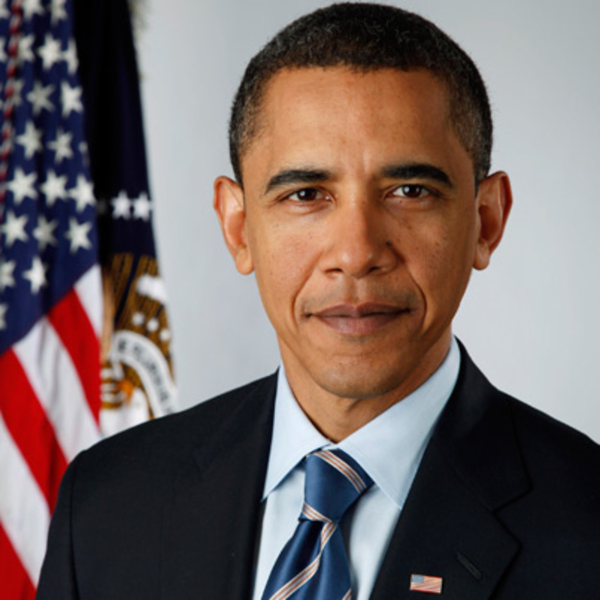
#> input picture test_data/barack-obama-12782369-1-402.jpg, 1200 x 1200 px (shown at 1/2 size); its folder holds only this picture in this run
$ jupyter execute --allow-errors 'testing model.ipynb'
#> lines starting #> are read from the running program, lines starting #| are printed output that depends on the picture
#> further down, test_img is the input picture: shape (1200, 1200, 3); mean B, G, R 99.8, 102.3, 116.3
#> `gray = cv2.cvtColor(test_img,cv2.COLOR_BGR2GRAY)`:
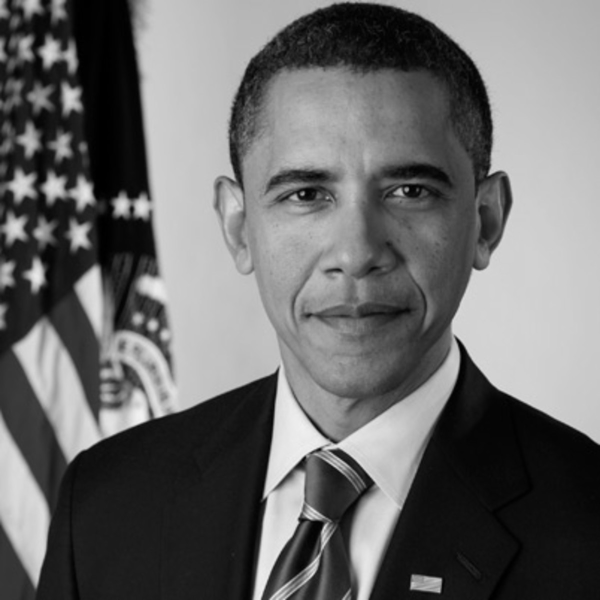
#> gray: shape (1200, 1200) (shown at 1/2 size); min 0, max 243, mean 106.2
#> `faces = face_classifier.detectMultiScale(gray)`: faces = [[429, 167, 563, 563]]
[cell 1]
import joblib

#> (the rest of this cell did not finish here and is left out)

[cell 2]
category_dict={0:'Barack Obama', 1:'Donald Trump',2:'George W Bush'}

[cell 3]
test_data_path='test_data'

import os
import cv2

face_classifier=cv2.CascadeClassifier('haarcascade_frontalface_default.xml')

test_img_name = os.listdir(test_data_path)

#> (the rest of this cell did not finish here and is left out)


$ run again, on test_data/trump.jpg
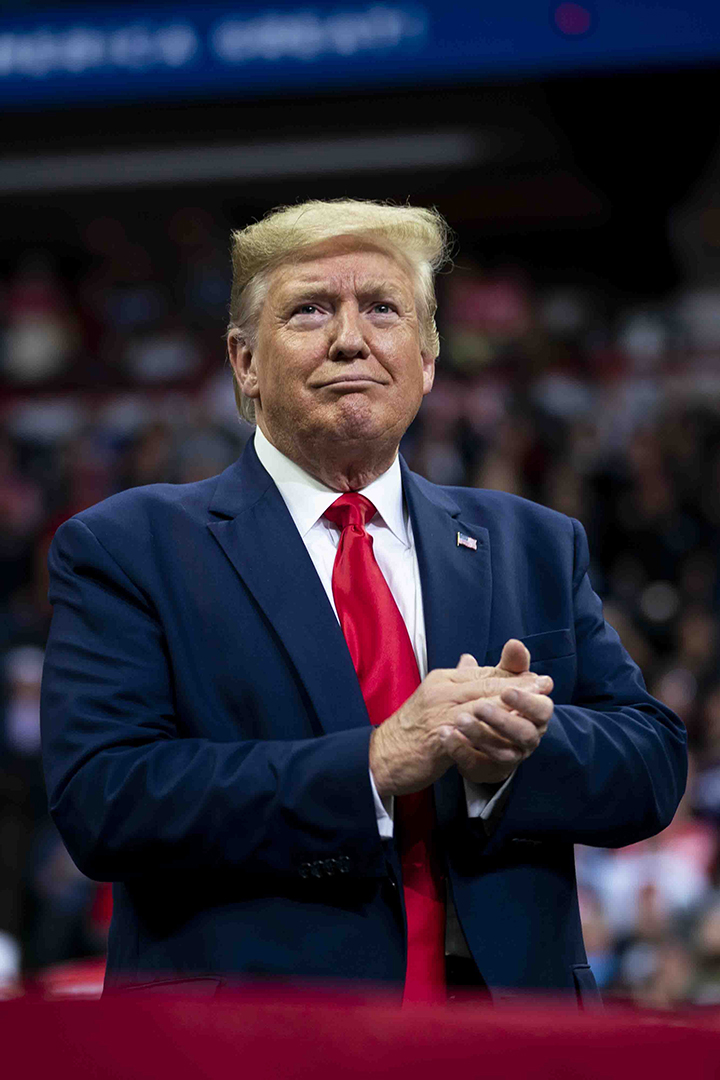
#> input picture test_data/trump.jpg, 720 x 1080 px
#> test_img is the input picture: shape (1080, 720, 3); mean B, G, R 53.8, 38.7, 49
#> `gray = cv2.cvtColor(test_img,cv2.COLOR_BGR2GRAY)`:
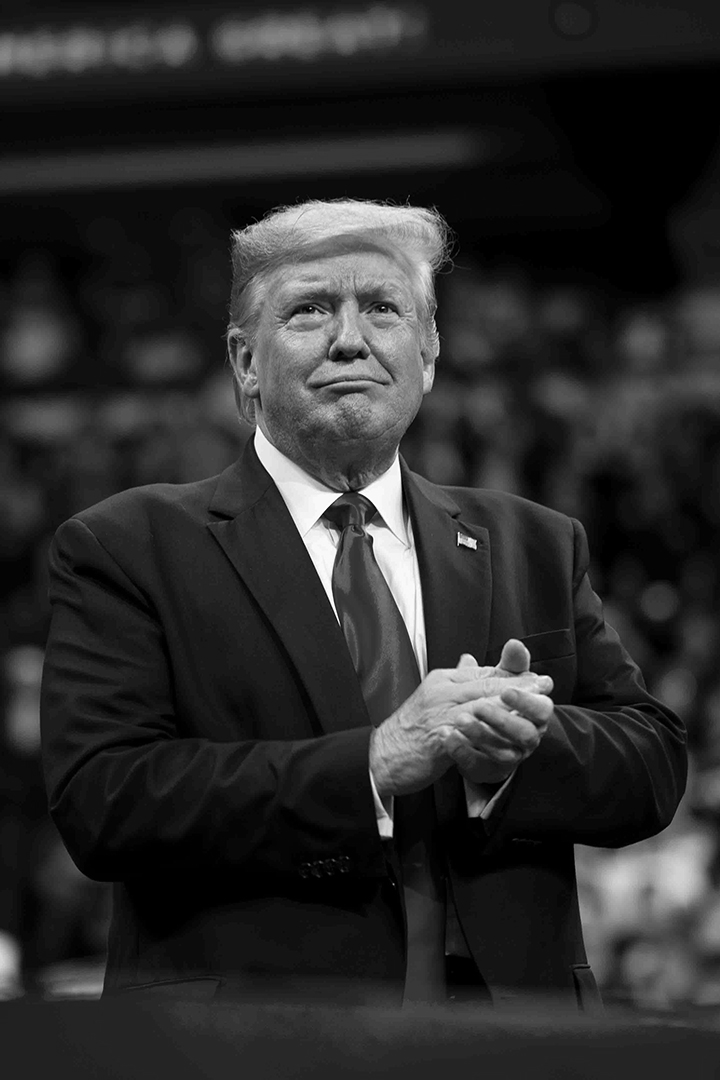
#> gray: shape (1080, 720); min 0, max 255, mean 43.5
#> faces = [[245, 225, 205, 205]]

$ run again, on test_data/barack-obama.jpeg
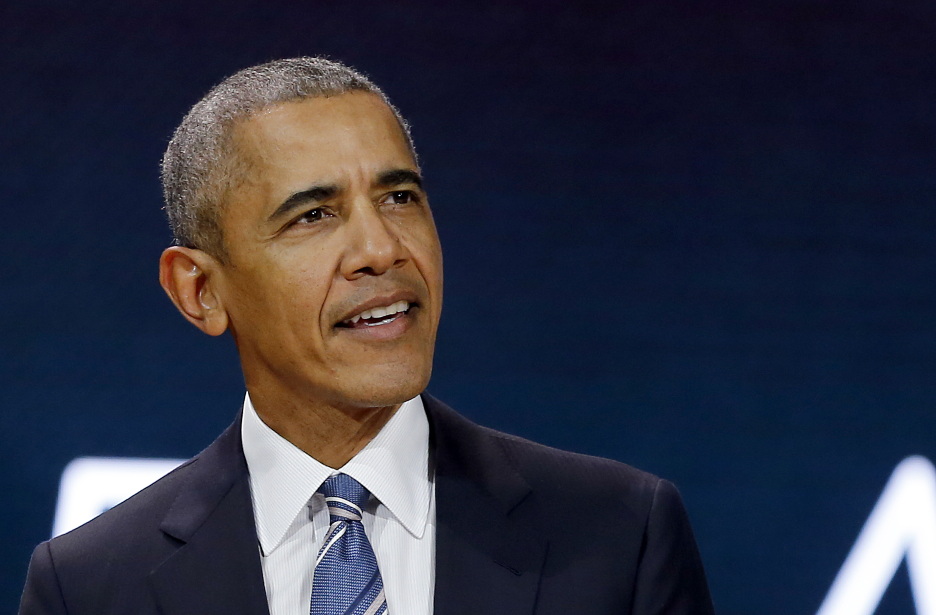
#> input picture test_data/barack-obama.jpeg, 1872 x 1230 px (shown at 1/2 size)
#> test_img is the input picture: shape (1230, 1872, 3); mean B, G, R 64.2, 49.3, 47.3
#> `gray = cv2.cvtColor(test_img,cv2.COLOR_BGR2GRAY)`:
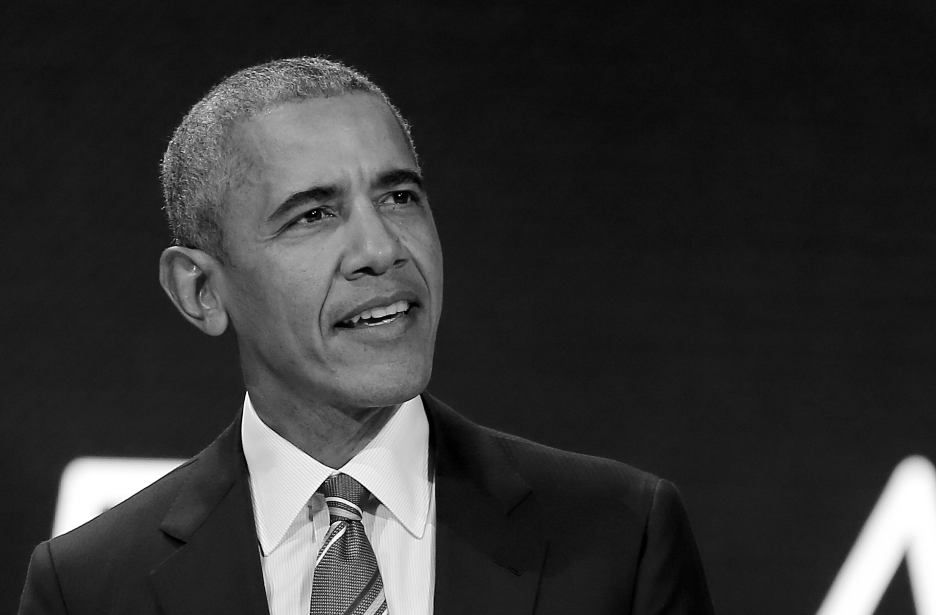
#> gray: shape (1230, 1872) (shown at 1/2 size); min 0, max 255, mean 50.4
#> faces = [[426, 203, 539, 539]]

$ run again, on test_data/https___d1e00ek4ebabms.cloudfront.net_production_b8c5ac6e-d1ec-467a-b185-a5c7b2fc1c9b.jpg
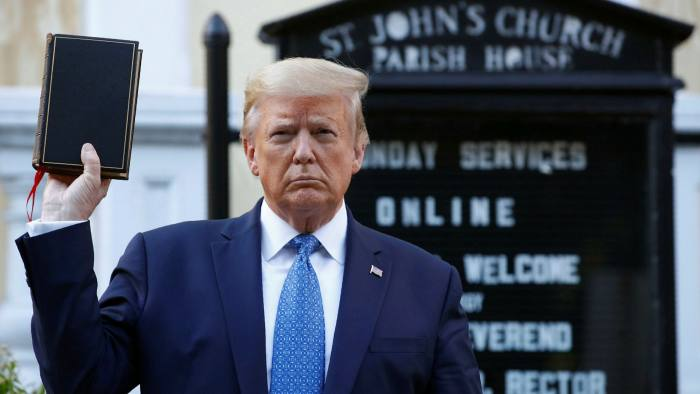
#> input picture test_data/https___d1e00ek4ebabms.cloudfront.net_production_b8c5ac6e-d1ec-467a-b185-a5c7b2fc1c9b.jpg, 700 x 394 px
#> test_img is the input picture: shape (394, 700, 3); mean B, G, R 95.6, 81.8, 75
#> `gray = cv2.cvtColor(test_img,cv2.COLOR_BGR2GRAY)`:
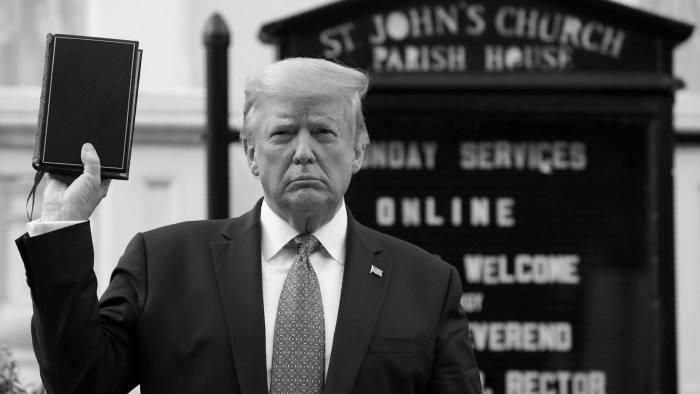
#> gray: shape (394, 700); min 0, max 253, mean 81.4
#> faces = [[244, 87, 119, 119]]

$ run again, on test_data/president-george-w-bush-listens-to-a-question-during-a-news-news-photo-1591807580.jpg
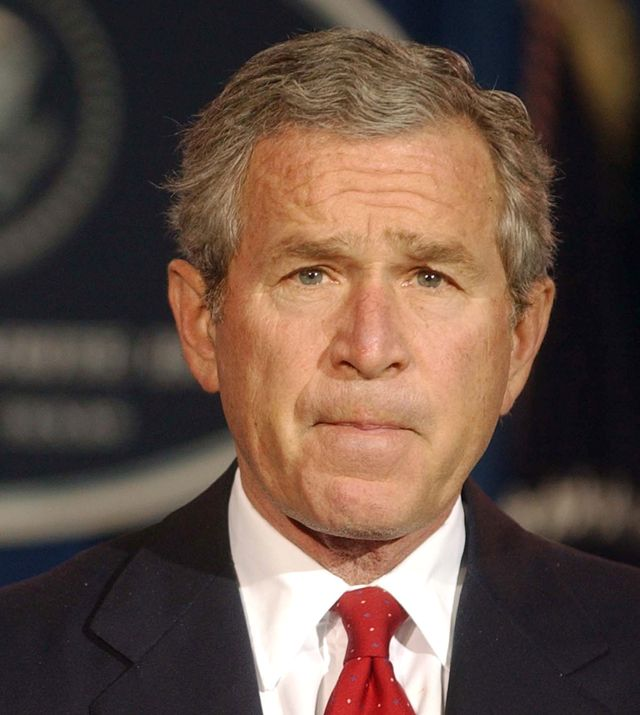
#> input picture test_data/president-george-w-bush-listens-to-a-question-during-a-news-news-photo-1591807580.jpg, 640 x 715 px
#> test_img is the input picture: shape (715, 640, 3); mean B, G, R 67.8, 78.7, 100.8
#> `gray = cv2.cvtColor(test_img,cv2.COLOR_BGR2GRAY)`:
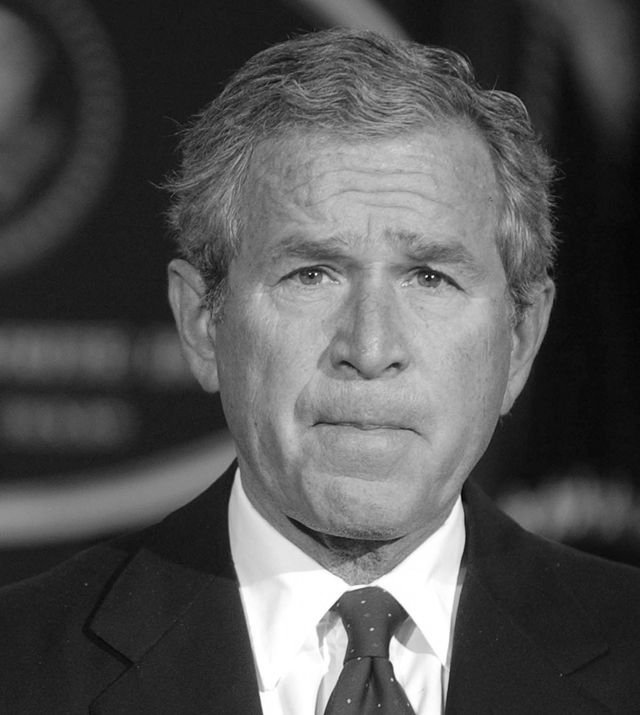
#> gray: shape (715, 640); min 0, max 255, mean 84
#> faces = [[192, 128, 361, 361]]
